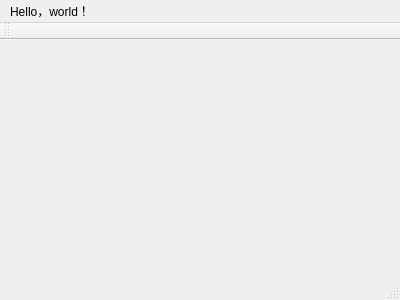
<?xml version="1.0" encoding="UTF-8"?>
<ui version="4.0">
 <class>MainWindow</class>
 <widget class="QMainWindow" name="MainWindow">
  <property name="geometry">
   <rect>
    <x>0</x>
    <y>0</y>
    <width>400</width>
    <height>300</height>
   </rect>
  </property>
  <property name="windowTitle">
   <string>MainWindow</string>
  </property>
  <widget class="QWidget" name="centralWidget"/>
  <widget class="QMenuBar" name="menuBar">
   <property name="geometry">
    <rect>
     <x>0</x>
     <y>0</y>
     <width>400</width>
     <height>26</height>
    </rect>
   </property>
   <widget class="QMenu" name="menuHello_world">
    <property name="title">
     <string>Hello，world！</string>
    </property>
   </widget>
   <addaction name="menuHello_world"/>
  </widget>
  <widget class="QToolBar" name="mainToolBar">
   <attribute name="toolBarArea">
    <enum>TopToolBarArea</enum>
   </attribute>
   <attribute name="toolBarBreak">
    <bool>false</bool>
   </attribute>
  </widget>
  <widget class="QStatusBar" name="statusBar"/>
 </widget>
 <layoutdefault spacing="6" margin="11"/>
 <resources/>
 <connections/>
</ui>
